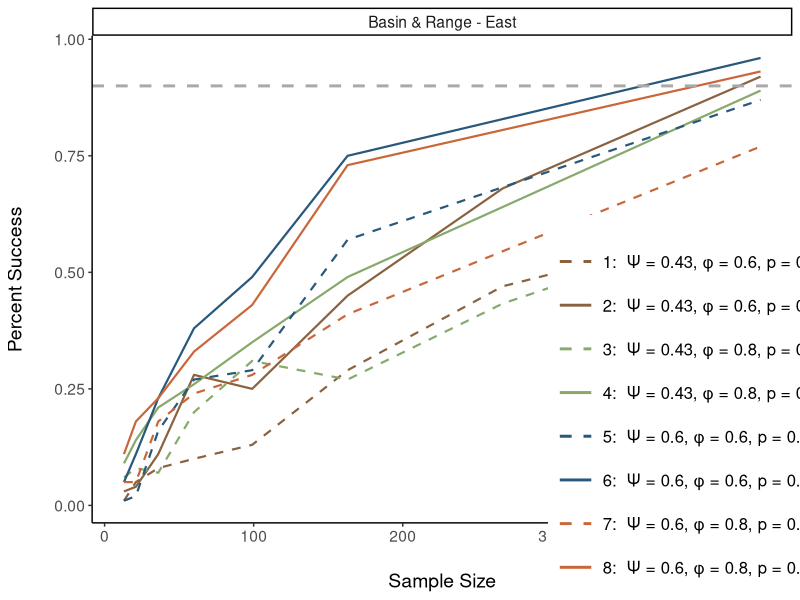

Source code (R):
library(dplyr)
library(tidyr)
library(ggplot2)
library(patchwork)

### Let's make some figures for the nimble approach
nimble_power_check <- read.csv(here::here("data/nimble_power_check.csv"))

# get dataframe of all possible scenarios
sim_scenarios_table <- data.frame(
  # these are the parameters that change, taken directly from Woods 2019
  psi = c(0.03, 0.43, 0.6), phi = c(.6, .8, .8), p = c(0.4, 0.8, .8)) %>%
  # get all possible combinations
  tidyr::expand(psi, phi,p) %>%
  # and give each unique combination an ID
  mutate(sim_num = row_number(),
         occupancy = ifelse(psi == 0.03, "low", "high")) %>%
  # these are the same for all scenarios right now, sd's from Wood 2019, psi1_low kinda made up
  #mutate(sd_phi = 0.04, sd_gamma = 0.01) %>%
  select(-sim_num) %>%
  #rowwise() %>%
  mutate(gamma = round((psi * (1-phi))/(1-psi), 2)) %>%
  #ungroup() %>%
  #group_by(phi, p, sd_phi, sd_gamma) %>%
  pivot_wider(names_from = "occupancy", values_from = c("gamma", "psi"), values_fn = list) %>%
  unnest(c(gamma_high, psi_high)) %>%
  arrange(psi_high, phi) %>%
  mutate(simulation_scenario = row_number()) %>%
  select(simulation_scenario,everything())

nimble_power_check %>%
left_join(sim_scenarios_table, by = c("phi", "p", "psi" = "psi_high")) %>%
  mutate(sim_type = paste0(simulation_scenario, ":  \u03A8 = ", psi, ", \u03C6 = ", phi, ", p = ", p)) %>%
  mutate(unit = case_when(
    emu == "BRE" ~ "Basin & Range - East",
    emu == "BRW" ~ "Basin & Range - West",
    emu == "CP" ~ "Colorado Plateau",
    emu == "SRM" ~ "Southern Rocky Mountains",
    emu == "UGM" ~ "Upper Gila Mountains"
  )) %>%
  #filter(CI_type == .x) %>%
  ggplot(aes(x = total_n, y = ci_two_tail)) +
  geom_line(aes(color = sim_type, linetype = sim_type), linewidth = 0.75) +
  facet_wrap(~unit, scales = "free_x") +
  theme_classic() +
  scale_colour_discrete("", type = rep(c("#8A6240", "#87A96B", "#28587B", "#c9673a"), each = 2)) +
  scale_linetype_manual("", values=c(2,1,2,1,2,1,2,1)) +
  geom_hline(yintercept = 0.9, color = "darkgrey", linetype = "dashed", linewidth = 1) +
  theme(legend.position = "inside", legend.position.inside = c(0.85, 0.25),
        legend.text=element_text(size=12),
        legend.key.width = unit(1,"cm"),
        text=element_text(size=14),
        legend.key.spacing.y = unit(0.5, 'cm'),
        panel.spacing = unit(30, "pt"),
        axis.title.y = element_text(margin = margin(t = 0, r = 20, b = 0, l = 0)),
        axis.title.x = element_text(margin = margin(t = 20, r = 0, b = 0, l = 0))
  ) +
  guides(linetype = guide_legend(override.aes = list(linewidth = 1))# byrow = TRUE),
         #color = guide_legend(byrow = TRUE)
  ) +
  ylab("Percent Success") +
  xlab("Sample Size")
